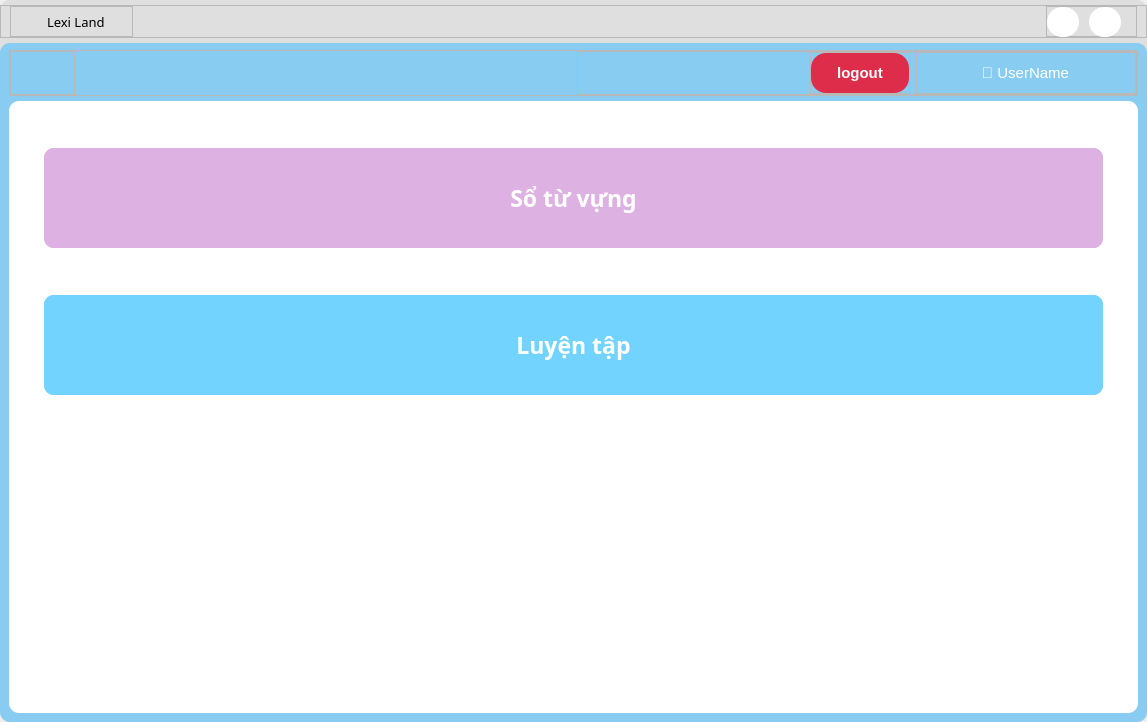
<?xml version="1.0" encoding="UTF-8"?>
<ui version="4.0">
 <class>MainWindow</class>
 <widget class="QMainWindow" name="MainWindow">
  <property name="geometry">
   <rect>
    <x>0</x>
    <y>0</y>
    <width>1147</width>
    <height>722</height>
   </rect>
  </property>
  <property name="windowTitle">
   <string>MainWindow</string>
  </property>
  <widget class="QWidget" name="centralwidget">
   <layout class="QHBoxLayout" name="horizontalLayout">
    <property name="leftMargin">
     <number>0</number>
    </property>
    <property name="topMargin">
     <number>0</number>
    </property>
    <property name="rightMargin">
     <number>0</number>
    </property>
    <property name="bottomMargin">
     <number>0</number>
    </property>
    <item>
     <widget class="QFrame" name="MainFrame">
      <property name="minimumSize">
       <size>
        <width>1125</width>
        <height>700</height>
       </size>
      </property>
      <property name="maximumSize">
       <size>
        <width>16777215</width>
        <height>16777215</height>
       </size>
      </property>
      <property name="styleSheet">
       <string notr="true">#MainFrame{
background-color: rgb(223, 223, 223);
border-radius:10px;
}</string>
      </property>
      <property name="frameShape">
       <enum>QFrame::StyledPanel</enum>
      </property>
      <property name="frameShadow">
       <enum>QFrame::Raised</enum>
      </property>
      <layout class="QVBoxLayout" name="verticalLayout">
       <property name="spacing">
        <number>5</number>
       </property>
       <property name="leftMargin">
        <number>0</number>
       </property>
       <property name="topMargin">
        <number>5</number>
       </property>
       <property name="rightMargin">
        <number>0</number>
       </property>
       <property name="bottomMargin">
        <number>0</number>
       </property>
       <item>
        <widget class="QFrame" name="frame_14">
         <property name="font">
          <font>
           <stylestrategy>PreferDefault</stylestrategy>
          </font>
         </property>
         <property name="contextMenuPolicy">
          <enum>Qt::DefaultContextMenu</enum>
         </property>
         <property name="acceptDrops">
          <bool>false</bool>
         </property>
         <property name="frameShape">
          <enum>QFrame::StyledPanel</enum>
         </property>
         <property name="frameShadow">
          <enum>QFrame::Raised</enum>
         </property>
         <layout class="QHBoxLayout" name="horizontalLayout_11">
          <property name="topMargin">
           <number>0</number>
          </property>
          <property name="bottomMargin">
           <number>0</number>
          </property>
          <item>
           <widget class="QFrame" name="frame_15">
            <property name="maximumSize">
             <size>
              <width>123</width>
              <height>50</height>
             </size>
            </property>
            <property name="frameShape">
             <enum>QFrame::StyledPanel</enum>
            </property>
            <property name="frameShadow">
             <enum>QFrame::Raised</enum>
            </property>
            <layout class="QHBoxLayout" name="horizontalLayout_12">
             <property name="leftMargin">
              <number>0</number>
             </property>
             <property name="topMargin">
              <number>0</number>
             </property>
             <property name="rightMargin">
              <number>0</number>
             </property>
             <property name="bottomMargin">
              <number>0</number>
             </property>
             <item>
              <widget class="QPushButton" name="pushButton_4">
               <property name="maximumSize">
                <size>
                 <width>30</width>
                 <height>30</height>
                </size>
               </property>
               <property name="focusPolicy">
                <enum>Qt::NoFocus</enum>
               </property>
               <property name="styleSheet">
                <string notr="true">border-radius: 10px</string>
               </property>
               <property name="text">
                <string/>
               </property>
               <property name="icon">
                <iconset>
                 <normaloff>../icons/lexiland_logo1.png</normaloff>../icons/lexiland_logo1.png</iconset>
               </property>
               <property name="iconSize">
                <size>
                 <width>34</width>
                 <height>34</height>
                </size>
               </property>
               <property name="shortcut">
                <string notr="true"/>
               </property>
               <property name="autoRepeat">
                <bool>true</bool>
               </property>
               <property name="autoExclusive">
                <bool>true</bool>
               </property>
               <property name="autoRepeatDelay">
                <number>300</number>
               </property>
               <property name="autoDefault">
                <bool>true</bool>
               </property>
              </widget>
             </item>
             <item>
              <widget class="QLabel" name="label_3">
               <property name="font">
                <font>
                 <family>Luckiest Guy</family>
                 <pointsize>10</pointsize>
                 <weight>50</weight>
                 <italic>false</italic>
                 <bold>false</bold>
                </font>
               </property>
               <property name="styleSheet">
                <string notr="true">color: rgb(0, 0, 0);
font: 10pt &quot;Luckiest Guy&quot;;</string>
               </property>
               <property name="text">
                <string>Lexi Land</string>
               </property>
              </widget>
             </item>
            </layout>
           </widget>
          </item>
          <item alignment="Qt::AlignRight">
           <widget class="QFrame" name="frame_4">
            <property name="minimumSize">
             <size>
              <width>0</width>
              <height>0</height>
             </size>
            </property>
            <property name="maximumSize">
             <size>
              <width>16777215</width>
              <height>31</height>
             </size>
            </property>
            <property name="frameShape">
             <enum>QFrame::StyledPanel</enum>
            </property>
            <property name="frameShadow">
             <enum>QFrame::Raised</enum>
            </property>
            <layout class="QHBoxLayout" name="horizontalLayout_28">
             <property name="spacing">
              <number>10</number>
             </property>
             <property name="leftMargin">
              <number>0</number>
             </property>
             <property name="topMargin">
              <number>0</number>
             </property>
             <property name="rightMargin">
              <number>15</number>
             </property>
             <property name="bottomMargin">
              <number>0</number>
             </property>
             <item>
              <widget class="QPushButton" name="hideBtn">
               <property name="minimumSize">
                <size>
                 <width>30</width>
                 <height>30</height>
                </size>
               </property>
               <property name="cursor">
                <cursorShape>PointingHandCursor</cursorShape>
               </property>
               <property name="styleSheet">
                <string notr="true">QPushButton{
	background-color: rgb(255, 255, 255);
	border-radius:15px;
	padding:0px;
}

QPushButton::hover{
	
	background-color: rgb(191, 191, 191);
	
}</string>
               </property>
               <property name="text">
                <string/>
               </property>
               <property name="icon">
                <iconset>
                 <normaloff>../icons/minus.svg</normaloff>../icons/minus.svg</iconset>
               </property>
               <property name="iconSize">
                <size>
                 <width>20</width>
                 <height>20</height>
                </size>
               </property>
              </widget>
             </item>
             <item>
              <widget class="QPushButton" name="closeBtn">
               <property name="minimumSize">
                <size>
                 <width>30</width>
                 <height>30</height>
                </size>
               </property>
               <property name="cursor">
                <cursorShape>PointingHandCursor</cursorShape>
               </property>
               <property name="styleSheet">
                <string notr="true">QPushButton{
	background-color: rgb(255, 255, 255);
	border-radius:15px;
	padding:0px;
}

QPushButton::hover{
	background-color: rgb(255, 61, 64);
}</string>
               </property>
               <property name="text">
                <string/>
               </property>
               <property name="icon">
                <iconset>
                 <normaloff>../icons/x.svg</normaloff>../icons/x.svg</iconset>
               </property>
               <property name="iconSize">
                <size>
                 <width>20</width>
                 <height>20</height>
                </size>
               </property>
              </widget>
             </item>
            </layout>
           </widget>
          </item>
         </layout>
        </widget>
       </item>
       <item>
        <widget class="QFrame" name="mainSet">
         <property name="styleSheet">
          <string notr="true">#mainSet{
background-color: #88ccf1;
border-radius:10px;
}</string>
         </property>
         <property name="frameShape">
          <enum>QFrame::StyledPanel</enum>
         </property>
         <property name="frameShadow">
          <enum>QFrame::Raised</enum>
         </property>
         <layout class="QVBoxLayout" name="verticalLayout_3">
          <property name="spacing">
           <number>5</number>
          </property>
          <property name="topMargin">
           <number>7</number>
          </property>
          <item>
           <widget class="QFrame" name="frame_2">
            <property name="frameShape">
             <enum>QFrame::StyledPanel</enum>
            </property>
            <property name="frameShadow">
             <enum>QFrame::Raised</enum>
            </property>
            <layout class="QHBoxLayout" name="horizontalLayout_2">
             <property name="leftMargin">
              <number>0</number>
             </property>
             <property name="topMargin">
              <number>0</number>
             </property>
             <property name="rightMargin">
              <number>0</number>
             </property>
             <property name="bottomMargin">
              <number>0</number>
             </property>
             <item alignment="Qt::AlignLeft">
              <widget class="QFrame" name="frame_5">
               <property name="sizePolicy">
                <sizepolicy hsizetype="Expanding" vsizetype="Preferred">
                 <horstretch>0</horstretch>
                 <verstretch>0</verstretch>
                </sizepolicy>
               </property>
               <property name="minimumSize">
                <size>
                 <width>65</width>
                 <height>0</height>
                </size>
               </property>
               <property name="styleSheet">
                <string notr="true"/>
               </property>
               <property name="frameShape">
                <enum>QFrame::StyledPanel</enum>
               </property>
               <property name="frameShadow">
                <enum>QFrame::Raised</enum>
               </property>
               <layout class="QHBoxLayout" name="horizontalLayout_29">
                <property name="leftMargin">
                 <number>0</number>
                </property>
                <property name="topMargin">
                 <number>0</number>
                </property>
                <property name="rightMargin">
                 <number>0</number>
                </property>
                <property name="bottomMargin">
                 <number>0</number>
                </property>
                <item>
                 <widget class="QPushButton" name="go_back">
                  <property name="minimumSize">
                   <size>
                    <width>30</width>
                    <height>30</height>
                   </size>
                  </property>
                  <property name="styleSheet">
                   <string notr="true">#go_back{
	border-radius: 15px;
	/* background-color: rgb(229, 229, 229); */
}

#go_back:hover{
	background-color: rgb(197, 197, 197);
}</string>
                  </property>
                  <property name="text">
                   <string/>
                  </property>
                  <property name="icon">
                   <iconset>
                    <normaloff>../icons/arrow-left.svg</normaloff>../icons/arrow-left.svg</iconset>
                  </property>
                  <property name="shortcut">
                   <string/>
                  </property>
                 </widget>
                </item>
               </layout>
              </widget>
             </item>
             <item>
              <widget class="QFrame" name="frame_9">
               <property name="frameShape">
                <enum>QFrame::StyledPanel</enum>
               </property>
               <property name="frameShadow">
                <enum>QFrame::Raised</enum>
               </property>
               <layout class="QHBoxLayout" name="horizontalLayout_3">
                <property name="leftMargin">
                 <number>0</number>
                </property>
                <property name="topMargin">
                 <number>0</number>
                </property>
                <property name="rightMargin">
                 <number>0</number>
                </property>
                <property name="bottomMargin">
                 <number>0</number>
                </property>
                <item alignment="Qt::AlignRight">
                 <widget class="QFrame" name="frame_6">
                  <property name="minimumSize">
                   <size>
                    <width>100</width>
                    <height>0</height>
                   </size>
                  </property>
                  <property name="frameShape">
                   <enum>QFrame::StyledPanel</enum>
                  </property>
                  <property name="frameShadow">
                   <enum>QFrame::Raised</enum>
                  </property>
                  <layout class="QVBoxLayout" name="verticalLayout_6">
                   <property name="leftMargin">
                    <number>0</number>
                   </property>
                   <property name="topMargin">
                    <number>0</number>
                   </property>
                   <property name="rightMargin">
                    <number>0</number>
                   </property>
                   <property name="bottomMargin">
                    <number>0</number>
                   </property>
                   <item>
                    <widget class="QPushButton" name="logout">
                     <property name="minimumSize">
                      <size>
                       <width>0</width>
                       <height>40</height>
                      </size>
                     </property>
                     <property name="maximumSize">
                      <size>
                       <width>100</width>
                       <height>16777215</height>
                      </size>
                     </property>
                     <property name="font">
                      <font>
                       <pointsize>11</pointsize>
                       <weight>75</weight>
                       <bold>true</bold>
                      </font>
                     </property>
                     <property name="styleSheet">
                      <string notr="true">#logout{
background-color: #dd2d4a;
border: none;
border-radius: 15px;
color: rgb(255, 255, 255)
}

#logout:hover{
	
	background-color: rgb(161, 161, 161);
}</string>
                     </property>
                     <property name="text">
                      <string>logout</string>
                     </property>
                     <property name="autoRepeat">
                      <bool>true</bool>
                     </property>
                     <property name="autoDefault">
                      <bool>false</bool>
                     </property>
                    </widget>
                   </item>
                  </layout>
                 </widget>
                </item>
                <item>
                 <widget class="QFrame" name="frame">
                  <property name="maximumSize">
                   <size>
                    <width>220</width>
                    <height>16777215</height>
                   </size>
                  </property>
                  <property name="frameShape">
                   <enum>QFrame::StyledPanel</enum>
                  </property>
                  <property name="frameShadow">
                   <enum>QFrame::Raised</enum>
                  </property>
                  <layout class="QVBoxLayout" name="verticalLayout_4">
                   <property name="leftMargin">
                    <number>0</number>
                   </property>
                   <property name="topMargin">
                    <number>0</number>
                   </property>
                   <property name="rightMargin">
                    <number>0</number>
                   </property>
                   <property name="bottomMargin">
                    <number>0</number>
                   </property>
                   <item alignment="Qt::AlignHCenter">
                    <widget class="QLabel" name="username_label">
                     <property name="minimumSize">
                      <size>
                       <width>215</width>
                       <height>0</height>
                      </size>
                     </property>
                     <property name="font">
                      <font>
                       <pointsize>11</pointsize>
                      </font>
                     </property>
                     <property name="styleSheet">
                      <string notr="true">/*background-color: rgb(184, 184, 184); */
color: rgb(255, 255, 255);
padding:10px 5px;</string>
                     </property>
                     <property name="text">
                      <string>👤 UserName</string>
                     </property>
                     <property name="alignment">
                      <set>Qt::AlignCenter</set>
                     </property>
                     <property name="wordWrap">
                      <bool>true</bool>
                     </property>
                     <property name="margin">
                      <number>0</number>
                     </property>
                    </widget>
                   </item>
                  </layout>
                 </widget>
                </item>
               </layout>
              </widget>
             </item>
            </layout>
           </widget>
          </item>
          <item>
           <widget class="QFrame" name="frame_3">
            <property name="sizePolicy">
             <sizepolicy hsizetype="Preferred" vsizetype="Expanding">
              <horstretch>0</horstretch>
              <verstretch>0</verstretch>
             </sizepolicy>
            </property>
            <property name="styleSheet">
             <string notr="true">background-color: rgb(255, 255, 255);
border-radius:10px;</string>
            </property>
            <property name="frameShape">
             <enum>QFrame::StyledPanel</enum>
            </property>
            <property name="frameShadow">
             <enum>QFrame::Raised</enum>
            </property>
            <layout class="QVBoxLayout" name="verticalLayout_2">
             <property name="spacing">
              <number>0</number>
             </property>
             <property name="leftMargin">
              <number>35</number>
             </property>
             <property name="topMargin">
              <number>0</number>
             </property>
             <property name="rightMargin">
              <number>35</number>
             </property>
             <property name="bottomMargin">
              <number>269</number>
             </property>
             <item>
              <widget class="QFrame" name="frame_7">
               <property name="minimumSize">
                <size>
                 <width>535</width>
                 <height>100</height>
                </size>
               </property>
               <property name="maximumSize">
                <size>
                 <width>16777215</width>
                 <height>100</height>
                </size>
               </property>
               <property name="cursor">
                <cursorShape>PointingHandCursor</cursorShape>
               </property>
               <property name="styleSheet">
                <string notr="true">background-color: rgb(221, 177, 226);</string>
               </property>
               <property name="frameShape">
                <enum>QFrame::StyledPanel</enum>
               </property>
               <property name="frameShadow">
                <enum>QFrame::Raised</enum>
               </property>
               <layout class="QVBoxLayout" name="verticalLayout_5">
                <property name="leftMargin">
                 <number>0</number>
                </property>
                <property name="topMargin">
                 <number>0</number>
                </property>
                <property name="rightMargin">
                 <number>0</number>
                </property>
                <property name="bottomMargin">
                 <number>0</number>
                </property>
                <item>
                 <widget class="QPushButton" name="vocab">
                  <property name="minimumSize">
                   <size>
                    <width>0</width>
                    <height>100</height>
                   </size>
                  </property>
                  <property name="font">
                   <font>
                    <family>Montserrat ExtraBold</family>
                    <pointsize>17</pointsize>
                    <weight>75</weight>
                    <bold>true</bold>
                   </font>
                  </property>
                  <property name="cursor">
                   <cursorShape>PointingHandCursor</cursorShape>
                  </property>
                  <property name="styleSheet">
                   <string notr="true">#vocab{
	color: rgb(255, 255, 255);
}</string>
                  </property>
                  <property name="text">
                   <string>Sổ từ vựng</string>
                  </property>
                  <property name="icon">
                   <iconset resource="../../resource/resource.qrc">
                    <normaloff>:/icon/UI/icons/book-2-64.ico</normaloff>:/icon/UI/icons/book-2-64.ico</iconset>
                  </property>
                  <property name="iconSize">
                   <size>
                    <width>35</width>
                    <height>35</height>
                   </size>
                  </property>
                 </widget>
                </item>
               </layout>
              </widget>
             </item>
             <item>
              <widget class="QFrame" name="frame_8">
               <property name="minimumSize">
                <size>
                 <width>535</width>
                 <height>100</height>
                </size>
               </property>
               <property name="maximumSize">
                <size>
                 <width>16777215</width>
                 <height>100</height>
                </size>
               </property>
               <property name="cursor">
                <cursorShape>PointingHandCursor</cursorShape>
               </property>
               <property name="styleSheet">
                <string notr="true">background-color: rgb(114, 211, 255);</string>
               </property>
               <property name="frameShape">
                <enum>QFrame::StyledPanel</enum>
               </property>
               <property name="frameShadow">
                <enum>QFrame::Raised</enum>
               </property>
               <layout class="QHBoxLayout" name="horizontalLayout_5">
                <property name="leftMargin">
                 <number>0</number>
                </property>
                <property name="topMargin">
                 <number>0</number>
                </property>
                <property name="rightMargin">
                 <number>0</number>
                </property>
                <property name="bottomMargin">
                 <number>0</number>
                </property>
                <item>
                 <widget class="QPushButton" name="Practice">
                  <property name="minimumSize">
                   <size>
                    <width>0</width>
                    <height>100</height>
                   </size>
                  </property>
                  <property name="font">
                   <font>
                    <family>Montserrat ExtraBold</family>
                    <pointsize>17</pointsize>
                    <weight>75</weight>
                    <bold>true</bold>
                   </font>
                  </property>
                  <property name="cursor">
                   <cursorShape>PointingHandCursor</cursorShape>
                  </property>
                  <property name="styleSheet">
                   <string notr="true">#Practice{
	color: rgb(255, 255, 255);
}</string>
                  </property>
                  <property name="text">
                   <string>Luyện tập</string>
                  </property>
                  <property name="icon">
                   <iconset resource="../../resource/resource.qrc">
                    <normaloff>:/icon/UI/icons/edit-2-64.ico</normaloff>:/icon/UI/icons/edit-2-64.ico</iconset>
                  </property>
                  <property name="iconSize">
                   <size>
                    <width>35</width>
                    <height>35</height>
                   </size>
                  </property>
                 </widget>
                </item>
               </layout>
              </widget>
             </item>
            </layout>
           </widget>
          </item>
         </layout>
        </widget>
       </item>
      </layout>
     </widget>
    </item>
   </layout>
  </widget>
 </widget>
 <resources>
  <include location="../../resource/resource.qrc"/>
 </resources>
 <connections/>
</ui>
